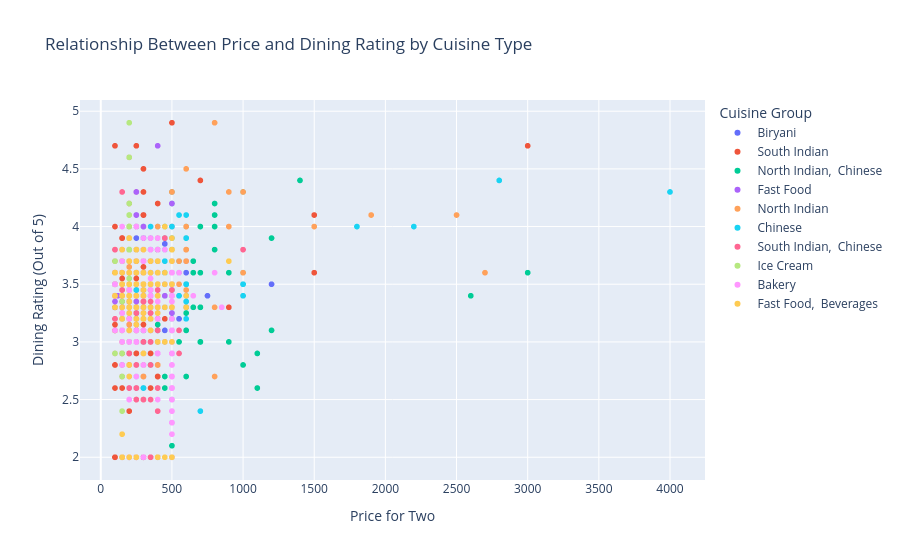

Here is the notebook cell this chart was saved with:
### Code cell
# 3. Generate the interactive scatter plot using Plotly Express
fig = px.scatter(
    scatter_df,
    x='Price for 2',
    y='Dining Rating',
    color='Cuisine',
    title='Relationship Between Price and Dining Rating by Cuisine Type',
    hover_data=['Name of Restaurant', 'Location'],
    color_discrete_sequence=px.colors.qualitative.Plotly,
    opacity=1 # Adds transparency so overlapping data points are easier to see
).update_layout(
    xaxis_title='Price for Two',
    yaxis_title='Dining Rating (Out of 5)',
    legend_title_text='Cuisine Group'
)

fig.show()

### Figure 1 — Plotly figure (JSON) as saved in the notebook; plotly's stock layout.template omitted (floating-point values rounded to 4 significant figures; data arrays with more than 128 entries replaced by an {"elided": "..."} marker saying what was removed)
{"data": [{"customdata": {"elided": "225x2 str values"}, "hovertemplate": "Cuisine=Biryani<br>Price for 2=%{x}<br>Dining Rating=%{y}<br>Name of Restaurant=%{customdata[0]}<br>Location=%{customdata[1]}<extra></extra>", "legendgroup": "Biryani", "marker": {"color": "#636EFA", "opacity": 1, "symbol": "circle"}, "mode": "markers", "name": "Biryani", "showlegend": true, "type": "scattergl", "x": {"elided": "225 float values"}, "xaxis": "x", "y": {"elided": "225 float values"}, "yaxis": "y"}, {"customdata": {"elided": "862x2 str values"}, "hovertemplate": "Cuisine=South Indian<br>Price for 2=%{x}<br>Dining Rating=%{y}<br>Name of Restaurant=%{customdata[0]}<br>Location=%{customdata[1]}<extra></extra>", "legendgroup": "South Indian", "marker": {"color": "#EF553B", "opacity": 1, "symbol": "circle"}, "mode": "markers", "name": "South Indian", "showlegend": true, "type": "scattergl", "x": {"elided": "862 float values"}, "xaxis": "x", "y": {"elided": "862 float values"}, "yaxis": "y"}, {"customdata": {"elided": "195x2 str values"}, "hovertemplate": "Cuisine=North Indian,  Chinese<br>Price for 2=%{x}<br>Dining Rating=%{y}<br>Name of Restaurant=%{customdata[0]}<br>Location=%{customdata[1]}<extra></extra>", "legendgroup": "North Indian,  Chinese", "marker": {"color": "#00CC96", "opacity": 1, "symbol": "circle"}, "mode": "markers", "name": "North Indian,  Chinese", "showlegend": true, "type": "scattergl", "x": {"elided": "195 float values"}, "xaxis": "x", "y": {"elided": "195 float values"}, "yaxis": "y"}, {"customdata": {"elided": "295x2 str values"}, "hovertemplate": "Cuisine=Fast Food<br>Price for 2=%{x}<br>Dining Rating=%{y}<br>Name of Restaurant=%{customdata[0]}<br>Location=%{customdata[1]}<extra></extra>", "legendgroup": "Fast Food", "marker": {"color": "#AB63FA", "opacity": 1, "symbol": "circle"}, "mode": "markers", "name": "Fast Food", "showlegend": true, "type": "scattergl", "x": {"elided": "295 float values"}, "xaxis": "x", "y": {"elided": "295 float values"}, "yaxis": "y"}, {"customdata": {"elided": "186x2 str values"}, "hovertemplate": "Cuisine=North Indian<br>Price for 2=%{x}<br>Dining Rating=%{y}<br>Name of Restaurant=%{customdata[0]}<br>Location=%{customdata[1]}<extra></extra>", "legendgroup": "North Indian", "marker": {"color": "#FFA15A", "opacity": 1, "symbol": "circle"}, "mode": "markers", "name": "North Indian", "showlegend": true, "type": "scattergl", "x": {"elided": "186 float values"}, "xaxis": "x", "y": {"elided": "186 float values"}, "yaxis": "y"}, {"customdata": {"elided": "218x2 str values"}, "hovertemplate": "Cuisine=Chinese<br>Price for 2=%{x}<br>Dining Rating=%{y}<br>Name of Restaurant=%{customdata[0]}<br>Location=%{customdata[1]}<extra></extra>", "legendgroup": "Chinese", "marker": {"color": "#19D3F3", "opacity": 1, "symbol": "circle"}, "mode": "markers", "name": "Chinese", "showlegend": true, "type": "scattergl", "x": {"elided": "218 float values"}, "xaxis": "x", "y": {"elided": "218 float values"}, "yaxis": "y"}, {"customdata": {"elided": "233x2 str values"}, "hovertemplate": "Cuisine=South Indian,  Chinese<br>Price for 2=%{x}<br>Dining Rating=%{y}<br>Name of Restaurant=%{customdata[0]}<br>Location=%{customdata[1]}<extra></extra>", "legendgroup": "South Indian,  Chinese", "marker": {"color": "#FF6692", "opacity": 1, "symbol": "circle"}, "mode": "markers", "name": "South Indian,  Chinese", "showlegend": true, "type": "scattergl", "x": {"elided": "233 float values"}, "xaxis": "x", "y": {"elided": "233 float values"}, "yaxis": "y"}, {"customdata": {"elided": "196x2 str values"}, "hovertemplate": "Cuisine=Ice Cream<br>Price for 2=%{x}<br>Dining Rating=%{y}<br>Name of Restaurant=%{customdata[0]}<br>Location=%{customdata[1]}<extra></extra>", "legendgroup": "Ice Cream", "marker": {"color": "#B6E880", "opacity": 1, "symbol": "circle"}, "mode": "markers", "name": "Ice Cream", "showlegend": true, "type": "scattergl", "x": {"elided": "196 float values"}, "xaxis": "x", "y": {"elided": "196 float values"}, "yaxis": "y"}, {"customdata": {"elided": "265x2 str values"}, "hovertemplate": "Cuisine=Bakery<br>Price for 2=%{x}<br>Dining Rating=%{y}<br>Name of Restaurant=%{customdata[0]}<br>Location=%{customdata[1]}<extra></extra>", "legendgroup": "Bakery", "marker": {"color": "#FF97FF", "opacity": 1, "symbol": "circle"}, "mode": "markers", "name": "Bakery", "showlegend": true, "type": "scattergl", "x": {"elided": "265 float values"}, "xaxis": "x", "y": {"elided": "265 float values"}, "yaxis": "y"}, {"customdata": {"elided": "177x2 str values"}, "hovertemplate": "Cuisine=Fast Food,  Beverages<br>Price for 2=%{x}<br>Dining Rating=%{y}<br>Name of Restaurant=%{customdata[0]}<br>Location=%{customdata[1]}<extra></extra>", "legendgroup": "Fast Food,  Beverages", "marker": {"color": "#FECB52", "opacity": 1, "symbol": "circle"}, "mode": "markers", "name": "Fast Food,  Beverages", "showlegend": true, "type": "scattergl", "x": {"elided": "177 float values"}, "xaxis": "x", "y": {"elided": "177 float values"}, "yaxis": "y"}], "layout": {"legend": {"title": {"text": "Cuisine Group"}, "tracegroupgap": 0}, "title": {"text": "Relationship Between Price and Dining Rating by Cuisine Type"}, "xaxis": {"anchor": "y", "domain": [0, 1], "title": {"text": "Price for Two"}}, "yaxis": {"anchor": "x", "domain": [0, 1], "title": {"text": "Dining Rating (Out of 5)"}}}}
